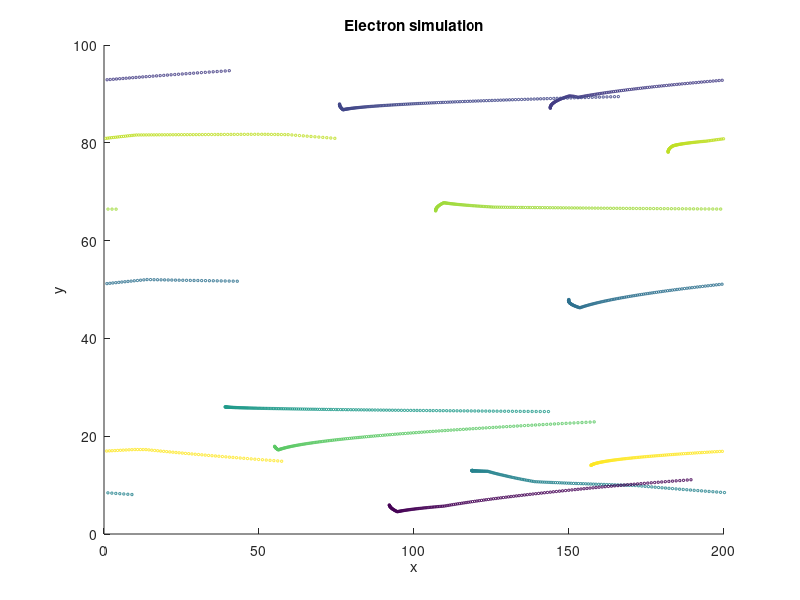
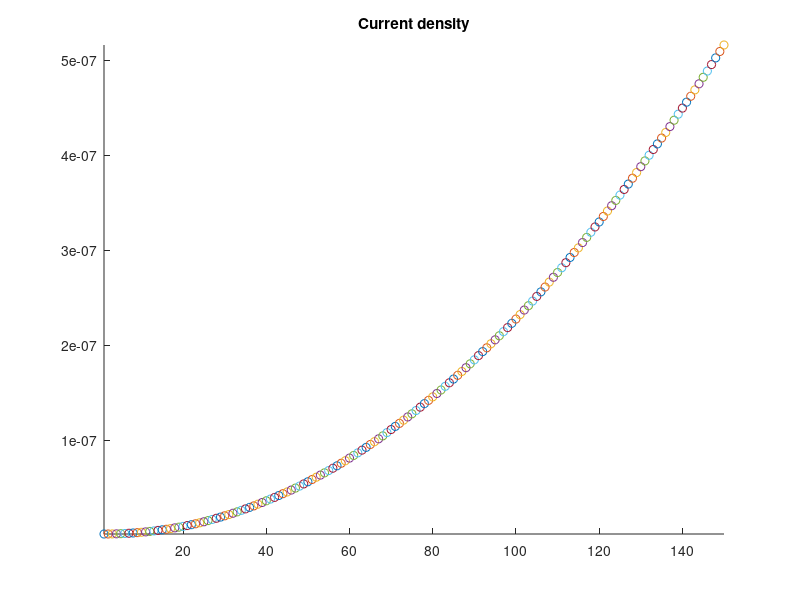

Recreate these plots in MATLAB, in order. (Note: this script raises an error after producing the figures.)
%% Assignment 3 
%% Part 1
% For Part 1 , we have simulating the electrons in an electric field. This
% field will create a constant force on each electron and thus accelerate.


clc
clear

global C



C.q_0 = 1.60217653e-19;             % electron charge
C.hb = 1.054571596e-34;             % Dirac constant
C.h = C.hb * 2 * pi;                    % Planck constant
C.m_0 = 9.10938215e-31;             % electron mass
C.kb = 1.3806504e-23;               % Boltzmann constant
C.eps_0 = 8.854187817e-12;          % vacuum permittivity
C.mu_0 = 1.2566370614e-6;           % vacuum permeability
C.c = 299792458;                    % speed of light
C.g = 9.80665; %metres (32.1740 ft) per s²

%              ELECTRIC FIELD
% Voltage of 0.l V across x dimension
% Using V = E * d ,
%   We get E = 0.1 / 200 = 500 uV/m
eField = 0.1 / (200);

%                      FORCE  & ACCELERATION
% E = F / q , we know the q = C.q_0
force = eField * C.q_0;
eAcceleration = force / (C.m_0 * 0.26);





nSim = 150;
noe = 1000;
r2 = randi(360,noe,1);
xbound = 200;
ybound = 100;
x = randi(200,noe,1);
y = randi(100,noe,1);
vth = sqrt((C.kb * 300)/(C.m_0 * 0.26));
vx = vth * cos(r2) ;
vy = vth * sin(r2);

nPlot = 10;
colourArray= rand(nPlot,1);

MFP = vth * 0.2 * 10^-12;

pScat = 1 - exp((-35 * 10^-16)/(0.2 * 10^-12));

tMatrix = zeros (noe);


for t = 1:nSim
    vxc = vx; % create copy of vx
    vyc = vy; % create copy of vy
    [n,m] = size(vx);
    [n1,m1] = size(vy);
    
    %%randomly permutation of positions in vx and vy%%%
    idx = randperm(n);
    randomvx = vx;
    randomvx(idx,1)= vx (:,1) ;
    
    idy = randperm(n1);
    randomvy = vy;
    randomvy(idy,1) = vy(:,1);
    
    
    %Modelling scattering%%%%%%
    rScatter= rand(noe,1);
    
    % this gives 1s and 0s. 1 means it scatters
    tempScatter = rScatter < pScat;
    randomvx = tempScatter .* randomvx; % not scattered are 0s
    randomvy = tempScatter .* randomvy ; % not scattered are 0s
    
    %not scattered
    notScatter = rScatter >= pScat;
    %%%%%%%%%%%%%%%%%%%%%%%%%
    
    vx = vx .* notScatter; % the scattered vx are now 0
    vy = vy .* notScatter; % scattered vy = 0
    
    vx = vx + randomvx;
    vy = vy + randomvy;
    
    
    
    %%%%%%%%%%%%%%
    xc = x; % x copy
    yc = y; % y copy
    
    
    %Reflecting for y bounds%
    temp = y >= ybound ;
    temp1 = y < ybound ;
    
    
    temp = temp * -1;
    
    tempHigher = temp + temp1;
    
    
    temp2 = y <= 0;
    temp3 = y > 0;
    
    temp2 = temp2 * -1;
    tempLower = temp2 + temp3;
    
    vy = vy .* tempHigher;
    vy = vy .* tempLower;
    
    %%%%%%%%%%%%%%%%%%%
    
    % when x > 200%%%%%
    tempx1 = x <= 200;
    
    x = x .* tempx1;
    %%%%%%%%%%%%%%%%%%
    
    %%When x goes less than zero , come from 200 %%%%%
    
    tempx2 = x < -0.1;
    
    
    tempx2 = tempx2 * 200;
    tempxFinal = x + tempx2;
    
    x = tempxFinal;
    
    %%%%%%%%%%%%%%%%%%%
    dx = vx * (1/2000000);
    dy = vy * (1/2000000);
    
    x = x + dx;
    y = y + dy;
    vsq = (vy).^2 + (vx).^2 ;
    average = mean(vsq);
    
    for q = 1:1:nPlot
        plotx(q) = x(q);
        ploty(q) = y(q);
        
    end
    tMatrix = ((vsq * 0.26 *  C.m_0)/C.kb);

    
    
    
    figure(1)
    scatter(plotx,ploty,3,colourArray);
    axis([0 200 0 100]);
    xlabel("x");
    ylabel("y");
    title ("Electron simulation");
    vx =  vx + (eAcceleration * (1/20000));
    pause(0.01);
    hold on
    
    figure(2)
    I = average *noe * eField * C.q_0;
    scatter(t, I,'b.');
    axis tight;
    title("Current density");
    hold on;
    
end





[X,Y] = meshgrid (x , y);
f1 = scatteredInterpolant(x,y,tMatrix);
Z = f1(X,Y);
figure (3);
mesh(X,Y,Z);
title('Temperature plot');
xlabel('X Position');
ylabel('Y Position');
zlabel('Temparature(K)');

figure(4)
hist3([x y] , [50 50])
title("Electron Density Map")
